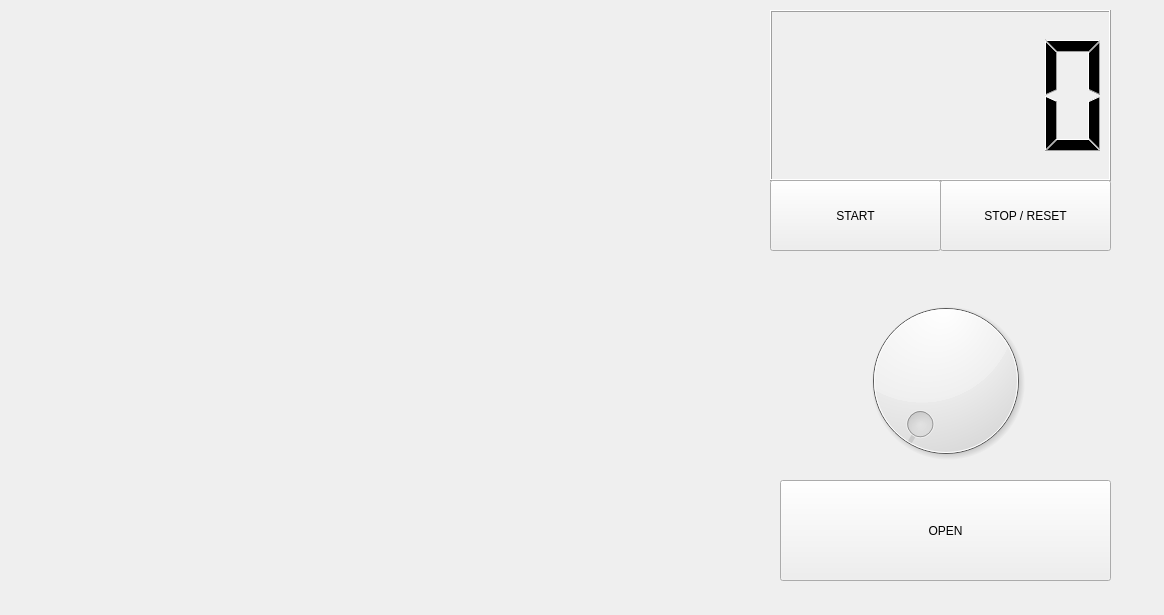
<?xml version="1.0" encoding="UTF-8"?>
<ui version="4.0">
 <class>Widget</class>
 <widget class="QWidget" name="Widget">
  <property name="geometry">
   <rect>
    <x>0</x>
    <y>0</y>
    <width>1164</width>
    <height>615</height>
   </rect>
  </property>
  <property name="windowTitle">
   <string>Widget</string>
  </property>
  <widget class="QLCDNumber" name="naytto">
   <property name="geometry">
    <rect>
     <x>770</x>
     <y>10</y>
     <width>341</width>
     <height>171</height>
    </rect>
   </property>
  </widget>
  <widget class="QPushButton" name="startButton">
   <property name="geometry">
    <rect>
     <x>770</x>
     <y>180</y>
     <width>171</width>
     <height>71</height>
    </rect>
   </property>
   <property name="text">
    <string>START</string>
   </property>
  </widget>
  <widget class="QPushButton" name="stopResetButton">
   <property name="geometry">
    <rect>
     <x>940</x>
     <y>180</y>
     <width>171</width>
     <height>71</height>
    </rect>
   </property>
   <property name="text">
    <string>STOP / RESET</string>
   </property>
  </widget>
  <widget class="QDial" name="ajastin">
   <property name="geometry">
    <rect>
     <x>840</x>
     <y>290</y>
     <width>211</width>
     <height>181</height>
    </rect>
   </property>
  </widget>
  <widget class="QPushButton" name="openButton">
   <property name="geometry">
    <rect>
     <x>780</x>
     <y>480</y>
     <width>331</width>
     <height>101</height>
    </rect>
   </property>
   <property name="text">
    <string>OPEN</string>
   </property>
  </widget>
  <widget class="QLabel" name="mikronOvi">
   <property name="geometry">
    <rect>
     <x>10</x>
     <y>50</y>
     <width>741</width>
     <height>491</height>
    </rect>
   </property>
   <property name="text">
    <string/>
   </property>
  </widget>
 </widget>
 <layoutdefault spacing="6" margin="11"/>
 <resources/>
 <connections/>
</ui>
